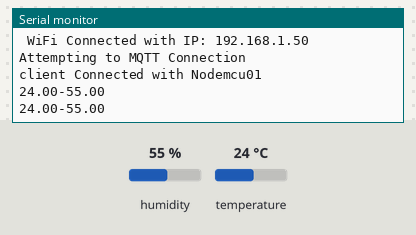
Simulated run of this sketch. Board: ESP8266 (NodeMCU). On the bench: the last lines printed to the serial monitor. Inputs (shaded band) come from the test bench; at power-on: humidity 55 %, temperature 24 °C. WiFi joins after 1.5 s; servers stay silent unless stated; no MQTT or app messages arrive unless stated.

Above: at 2.7 s.
2.8 s: humidity set to 22 %
At 5.3 s:
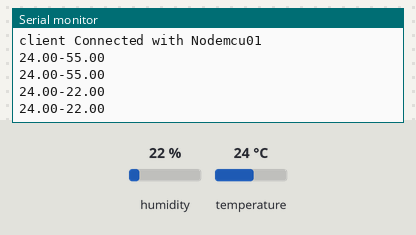
5.5 s: temperature set to 12 °C
At 6.5 s:
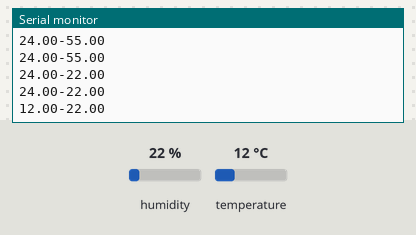
8.2 s: humidity set to 40 %
At 9.2 s:
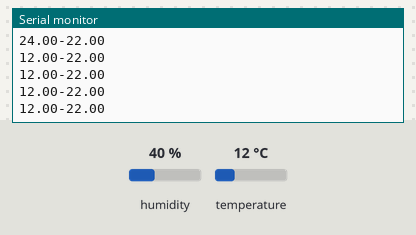
Timing chart, 0 to 11.2 s (numbered marks = the images above; inputs shaded):
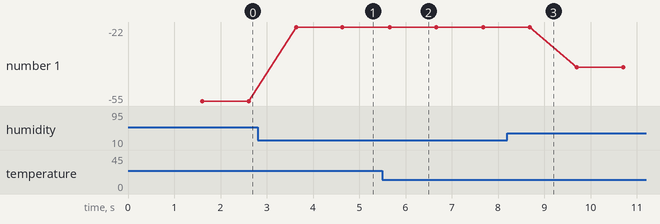

Measured:
- after the input at 2.8 s, the serial monitor: prints a new line after 0.83 s (image 1)
- after the input at 5.5 s, the serial monitor: prints a new line after 0.16 s (image 2)
- plotted number 1: -55 → -22 after the input at 2.8 s, -22 → -40 after the input at 8.2 s

The sketch:

nodemcumqttpublish.ino
```cpp
#include <DHT.h>
#include <DHT_U.h>

#include<ESP8266WiFi.h> // Nodemcu Library
#include<PubSubClient.h> // MQTT Library

#define ClientID "Nodemcu01" //ClientID Creation

#define dhtpin 5
#define dhttype DHT11

const char *ssid="Write Your WIFI SSID"; //WiFi Username
const char *password="Write Your WIFI Password"; //WiFi Password
const char *mqttserver="Write Your MQTT Server"; //MQTT Server
int port=1883; // MQTT Port

char msg[30];
String mesg;
float temp,hum;

WiFiClient espclient; // WiFi client Creation
PubSubClient client(espclient); // Add WiFi client to MQTT Library
DHT dht(dhtpin,dhttype);

void setup() {

     dht.begin();
/****************WiFi Connection Start ********************/
  Serial.begin(9600);
  Serial.println("WiFi Connect with username: "+String(ssid));
  Serial.println("=================================");
  WiFi.begin(ssid,password);
  while(WiFi.status()!=WL_CONNECTED)
  {
    Serial.print("******");
    delay(150);
  }
  Serial.print("\n WiFi Connected with IP: ");
  Serial.println(WiFi.localIP());

 /****************WiFi Connection End ********************/

  client.setServer(mqttserver,port); // Set the MQTT Server


}

void loop() {

  /***********MQTT Server reconnect**************/
  if(!client.connected())
  {
    while(!client.connected())
    {
      Serial.println("Attempting to MQTT Connection");
      if(client.connect(ClientID))
      {

        Serial.println("client Connected with "+String(ClientID));

      }
    }


  }

   temp=dht.readTemperature();
   hum=dht.readHumidity();
   mesg=String(temp)+"-"+String(hum);
   Serial.println(mesg);
   mesg.toCharArray(msg,30); // String to Char Array
   client.publish("Write Your Publish Topic",msg); // Publish the Message
   delay(1000); //Wait for one Second


}
```
